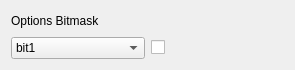
  <widget class="QWidget" name="layoutWidget">
   <property name="geometry">
    <rect>
     <x>670</x>
     <y>700</y>
     <width>295</width>
     <height>50</height>
    </rect>
   </property>
   <layout class="QGridLayout" name="gridLayout_4">
    <item row="1" column="0">
     <widget class="QComboBox" name="comboBox_OptionsBitmask">
      <property name="minimumSize">
       <size>
        <width>121</width>
        <height>22</height>
       </size>
      </property>
      <item>
       <property name="text">
        <string>bit1</string>
       </property>
      </item>
      <item>
       <property name="text">
        <string>bit2(vendor flag)</string>
       </property>
      </item>
      <item>
       <property name="text">
        <string>bit3</string>
       </property>
      </item>
      <item>
       <property name="text">
        <string>bit4(converse flag)</string>
       </property>
      </item>
      <item>
       <property name="text">
        <string>bit5</string>
       </property>
      </item>
      <item>
       <property name="text">
        <string>bit6</string>
       </property>
      </item>
      <item>
       <property name="text">
        <string>bit7</string>
       </property>
      </item>
      <item>
       <property name="text">
        <string>bit8</string>
       </property>
      </item>
      <item>
       <property name="text">
        <string>bit9(no health flag)</string>
       </property>
      </item>
      <item>
       <property name="text">
        <string>bit10</string>
       </property>
      </item>
      <item>
       <property name="text">
        <string>bit11</string>
       </property>
      </item>
      <item>
       <property name="text">
        <string>bit12(info icon)</string>
       </property>
      </item>
      <item>
       <property name="text">
        <string>bit13</string>
       </property>
      </item>
      <item>
       <property name="text">
        <string>bit14</string>
       </property>
      </item>
      <item>
       <property name="text">
        <string>bit15</string>
       </property>
      </item>
      <item>
       <property name="text">
        <string>bit16(info icon2)</string>
       </property>
      </item>
      <item>
       <property name="text">
        <string>bit17</string>
       </property>
      </item>
      <item>
       <property name="text">
        <string>bit18</string>
       </property>
      </item>
      <item>
       <property name="text">
        <string>bit19</string>
       </property>
      </item>
      <item>
       <property name="text">
        <string>bit20</string>
       </property>
      </item>
      <item>
       <property name="text">
        <string>bit21</string>
       </property>
      </item>
      <item>
       <property name="text">
        <string>bit22</string>
       </property>
      </item>
      <item>
       <property name="text">
        <string>bit23</string>
       </property>
      </item>
      <item>
       <property name="text">
        <string>bit24</string>
       </property>
      </item>
      <item>
       <property name="text">
        <string>bit25</string>
       </property>
      </item>
      <item>
       <property name="text">
        <string>bit26</string>
       </property>
      </item>
      <item>
       <property name="text">
        <string>bit27</string>
       </property>
      </item>
      <item>
       <property name="text">
        <string>bit28</string>
       </property>
      </item>
      <item>
       <property name="text">
        <string>bit29</string>
       </property>
      </item>
      <item>
       <property name="text">
        <string>bit30</string>
       </property>
      </item>
      <item>
       <property name="text">
        <string>bit31</string>
       </property>
      </item>
      <item>
       <property name="text">
        <string>bit32</string>
       </property>
      </item>
     </widget>
    </item>
    <item row="1" column="1">
     <widget class="QCheckBox" name="checkBox_optionsBitmask">
      <property name="text">
       <string/>
      </property>
     </widget>
    </item>
    <item row="0" column="0">
     <widget class="QLabel" name="label_41">
      <property name="minimumSize">
       <size>
        <width>0</width>
        <height>20</height>
       </size>
      </property>
      <property name="maximumSize">
       <size>
        <width>16777215</width>
        <height>20</height>
       </size>
      </property>
      <property name="text">
       <string>Options Bitmask</string>
      </property>
     </widget>
    </item>
   </layout>
  </widget>
